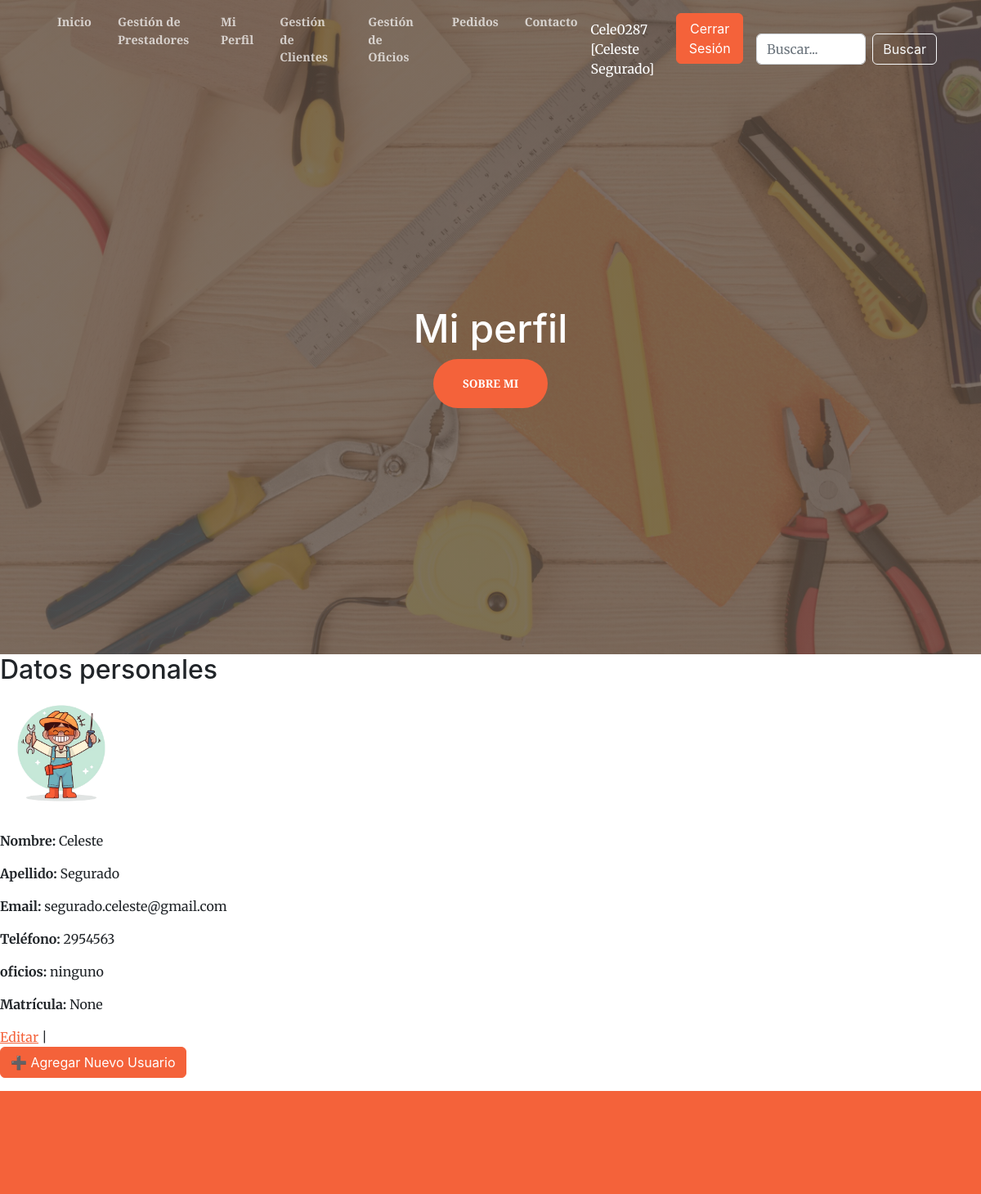
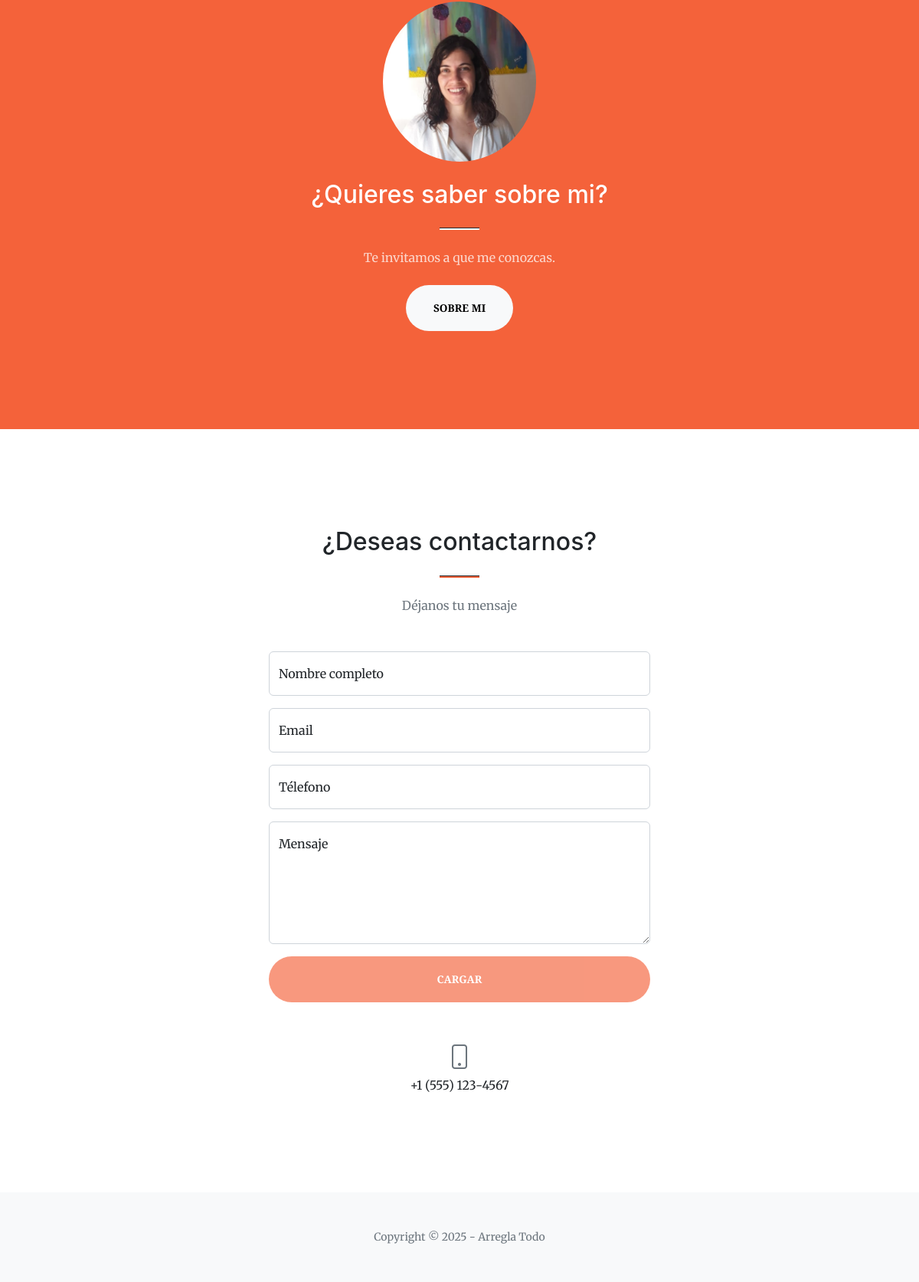
The app's page /usuarios/ (signed in) with its own data (2 pictures, top to bottom).
### ArreglaTodo/models.py (models this page shows, shortened)
class Profile(models.Model):
    user = models.OneToOneField(User, on_delete=models.CASCADE)
    avatar = models.ImageField(upload_to='avatars/', default='avatars/default.png', null=True, blank=True)
    telefono = models.CharField(max_length=20, null=True, blank=True)

class Usuario(models.Model):
    user = models.OneToOneField(User, on_delete=models.CASCADE, null=True, blank=True)
    nombre = models.CharField(max_length=100)
    apellido = models.CharField(max_length=100)
    telefono = models.CharField(max_length=20)
    email = models.EmailField(unique=True)
    oficios = models.ManyToManyField(Oficio, help_text="Selecciona los oficios que realiza este usuario.")
    matricula = models.CharField(max_length=50, unique=True, blank=True, null=True)
    class Meta:
        verbose_name = "Prestador"
        verbose_name_plural = "Prestadores"
        ordering = ['apellido', 'nombre']

class Oficio(models.Model):
    nombre = models.CharField(max_length=100, unique=True)
    descripcion = models.TextField()
    class Meta:
        verbose_name = "Oficio"
        verbose_name_plural = "Oficios"
        ordering = ['nombre']

### ArreglaTodo/views.py (the view)
# urls.py: path('usuarios/', usuario, name='usuario-list'),
@login_required
def usuario(request):
    try:
         usuario = request.user.usuario
    except Usuario.DoesNotExist:
        usuario = None
    contexto = {"usuario": usuario,}
    return render(request, 'entidades/usuario_list.html', contexto)

### ArreglaTodo/templates/entidades/usuario_list.html (shortened to what this page needs)
{% extends 'entidades/index.html' %}
{% load static %}
{% block titulo %}
    <h1 class="text-white font-weight-bold">Mi perfil</h1>
{% endblock titulo %}
{% block contenido %}
    <h2>Datos personales</h2>
    {% if usuario %}
        {% if user.profile.avatar %}
            <img src="{{ user.profile.avatar.url }}" alt="Avatar" width="150" style="border-radius: 50%; margin-bottom: 20px;">
        {% else %}
            <img src="/media/avatars/default.png" alt="Avatar" width="150" style="border-radius: 50%; margin-bottom: 20px;">
        {% endif %}
        <p><strong>Nombre:</strong> {{ usuario.nombre }}</p>
        <p><strong>Apellido:</strong> {{ usuario.apellido }}</p>
        <p><strong>Email:</strong> {{ usuario.email }}</p>
        <p><strong>Teléfono:</strong> {{ usuario.telefono }}</p>
        <p><strong>oficios:</strong> {{ usuario.oficio }}
            {% for oficio in usuario.oficios.all %}
            {{ oficio.nombre }}{% if not forloop.last %}, {% endif %}
            {% endfor %}
        </p>
        <p><strong>Matrícula:</strong> {{ usuario.matricula }}</p>
        <a href="{% url 'arreglatodo:usuario-editar' pk=usuario.pk %}">Editar</a> |
        <p>
            {% if user.is_staff %}
            <a href="{% url 'arreglatodo:usuario-crear' %}" class="btn btn-primary" >➕ Agregar Nuevo Usuario</a>
            {% endif %}
        </p>
    {% endif %}
{% endblock contenido %}

### ArreglaTodo/templates/entidades/index.html (shortened to what this page needs)
<!DOCTYPE html>
<html lang="es">
    <head>
        {% load static %}
        <link href="https://cdn.jsdelivr.net/npm/bootstrap-icons@1.5.0/font/bootstrap-icons.css" rel="stylesheet" />
        <link href="https://cdnjs.cloudflare.com/ajax/libs/SimpleLightbox/2.1.0/simpleLightbox.min.css" rel="stylesheet" />
        <link href="{% static 'css/styles.css' %}" rel="stylesheet" />
    </head>
    <body id="page-top">
        <nav class="navbar navbar-expand-lg navbar-light fixed-top py-3" id="mainNav">
            <div class="container px-4 px-lg-7">
                <div class="collapse navbar-collapse" id="navbarResponsive">
                    <ul class="navbar-nav ms-auto my-2 my-lg-0">
                        <li class="nav-item"><a class="nav-link" href="{% url 'arreglatodo:home' %}">Inicio</a></li>
                        {% if user.is_staff %}
                        <li class="nav-item"><a class="nav-link" href="{% url 'arreglatodo:prestadores-admin' %}">Gestión de Prestadores</a></li>
                        {% endif %}
                        {% if user.is_authenticated %}
                            <li class="nav-item"><a class="nav-link" href="{% url 'arreglatodo:usuario-list' %}">Mi Perfil</a></li>
                            <li class="nav-item"><a class="nav-link" href="{% url 'arreglatodo:cliente-list' %}">Gestión de Clientes</a></li>
                            <li class="nav-item"><a class="nav-link" href="{% url 'arreglatodo:oficio-list' %}">Gestión de Oficios</a></li>
                            <li class="nav-item"><a class="nav-link" href="{% url 'arreglatodo:trabajo-pedido-list' %}">Pedidos</a></li>
                            <li class="nav-item"><a class="nav-link" href="#contact">Contacto</a></li>
                            <span style="color:white" class="navbar-text me-3">
                            {{user.username}} <br>[{{user.first_name}} {{user.last_name}}]</span>
                            <form action="{% url 'arreglatodo:logout' %}" method="post">
                                <button type="submit" class="btn btn-primary">Cerrar Sesión</button>
                            </form>
                        {% else %}
                            <a class="btn btn-primary" href="{% url 'arreglatodo:login' %}">Iniciar Sesión</a>
                            <a class="btn btn-primary" href="{% url 'arreglatodo:register' %}">Registrarse</a>
                        {% endif %}
                    </ul>
                    {% if user.is_authenticated %}
                    <form class="d-flex ms-3" action="{% url 'arreglatodo:encontrar-cliente' %}" method="get">
                        <input class="form-control me-2" type="search" placeholder="Buscar..." aria-label="Buscar" name="Buscar">
                        <button class="btn btn-outline-light" type="submit">Buscar</button>
                    </form>
                    {% endif %}
                </div>
            </div>
        </nav>
        <header class="masthead">
            <div class="container px-4 px-lg-5 h-100">
                <div class="row gx-4 gx-lg-5 h-100 align-items-center justify-content-center text-center">
                    <div class="col-lg-8 align-self-end">
                        {% block titulo %}{% endblock titulo %}
                    </div>
                    <div class="col-lg-8 align-self-baseline">
                        <a class="btn btn-primary btn-xl" href="#about">Sobre mi</a>
                    </div>
                </div>
            </div>
        </header>
        {% block contenido %}
        {% endblock contenido %}
        <section class="page-section bg-primary" id="about">
            <div class="container px-4 px-lg-5">
                <div class="row gx-4 gx-lg-5 justify-content-center">
                    <div class="col-lg-8 text-center">
                        <img src="{% static 'assets/img/yo.png' %}"
                     alt="Foto de Celeste"
                     class="img-fluid rounded-circle mb-4"
                     style="max-width: 200px;">
                        <h2 class="text-white mt-0">¿Quieres saber sobre mi?</h2>
                        <hr class="divider divider-light" />
                        <p class="text-white-75 mb-4">Te invitamos a que me conozcas.</p>
                        <a class="btn btn-light btn-xl" href="{% url 'arreglatodo:sobre-nosotros' %}">Sobre mi</a>
                    </div>
                </div>
            </div>
        </section>
        <section class="page-section" id="contact">
            <div class="container px-4 px-lg-5">
                <div class="row gx-4 gx-lg-5 justify-content-center">
                    <div class="col-lg-8 col-xl-6 text-center">
                        <h2 class="mt-0">¿Deseas contactarnos?</h2>
                        <hr class="divider" />
                        <p class="text-muted mb-5">Déjanos tu mensaje</p>
                    </div>
                </div>
                <div class="row gx-4 gx-lg-5 justify-content-center mb-5">
                    <div class="col-lg-6">
                        <form id="contactForm" data-sb-form-api-token="API_TOKEN">
                            <div class="form-floating mb-3">
                                <input class="form-control" id="name" type="text" placeholder="Enter your name..." data-sb-validations="required" />
                                <label for="name">Nombre completo</label>
                            </div>
                            <div class="form-floating mb-3">
                                <input class="form-control" id="email" type="email" placeholder="name@example.com" data-sb-validations="required,email" />
                                <label for="email">Email</label>
                            </div>
                            <div class="form-floating mb-3">
                                <input class="form-control" id="phone" type="tel" placeholder="(123) 456-7890" data-sb-validations="required" />
                                <label for="phone">Télefono</label>
                            </div>
                            <div class="form-floating mb-3">
                                <textarea class="form-control" id="message" type="text" placeholder="Enter your message here..." style="height: 10rem" data-sb-validations="required"></textarea>
                                <label for="message">Mensaje</label>
                            </div>
                            <div class="d-grid"><button class="btn btn-primary btn-xl disabled" id="submitButton" type="submit">Cargar</button></div>
                        </form>
                    </div>
                </div>
                <div class="row gx-4 gx-lg-5 justify-content-center">
                    <div class="col-lg-4 text-center mb-5 mb-lg-0">
                        <i class="bi-phone fs-2 mb-3 text-muted"></i>
                        <div>+1 (555) 123-4567</div>
                    </div>
                </div>
            </div>
        </section>
        <footer class="bg-light py-5">
            <div class="container px-4 px-lg-5"><div class="small text-center text-muted">Copyright &copy; 2025 - Arregla Todo</div></div>
        </footer>
    </body>
</html>

### records on screen
Usuario: nombre "Celeste", apellido "Segurado", email "segurado.celeste@gmail.com", telefono "2954563", matricula "None"
Oficio: nombre "ninguno"

### other values on screen
{{ user.username }} "Cele0287"
{{ user.first_name }} "Celeste"
{{ user.last_name }} "Segurado"
